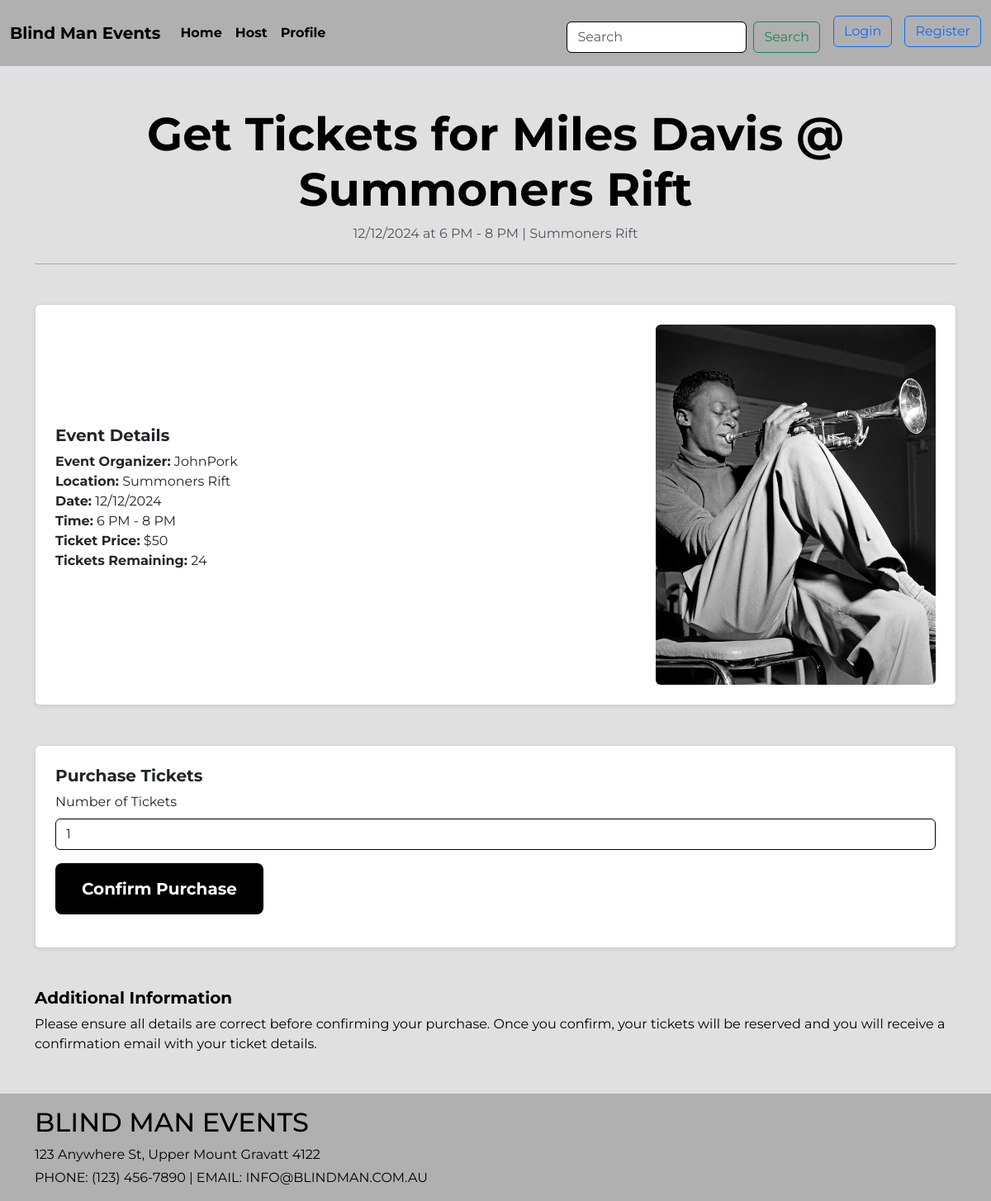
The app's page /event/1/get-tickets, older data.
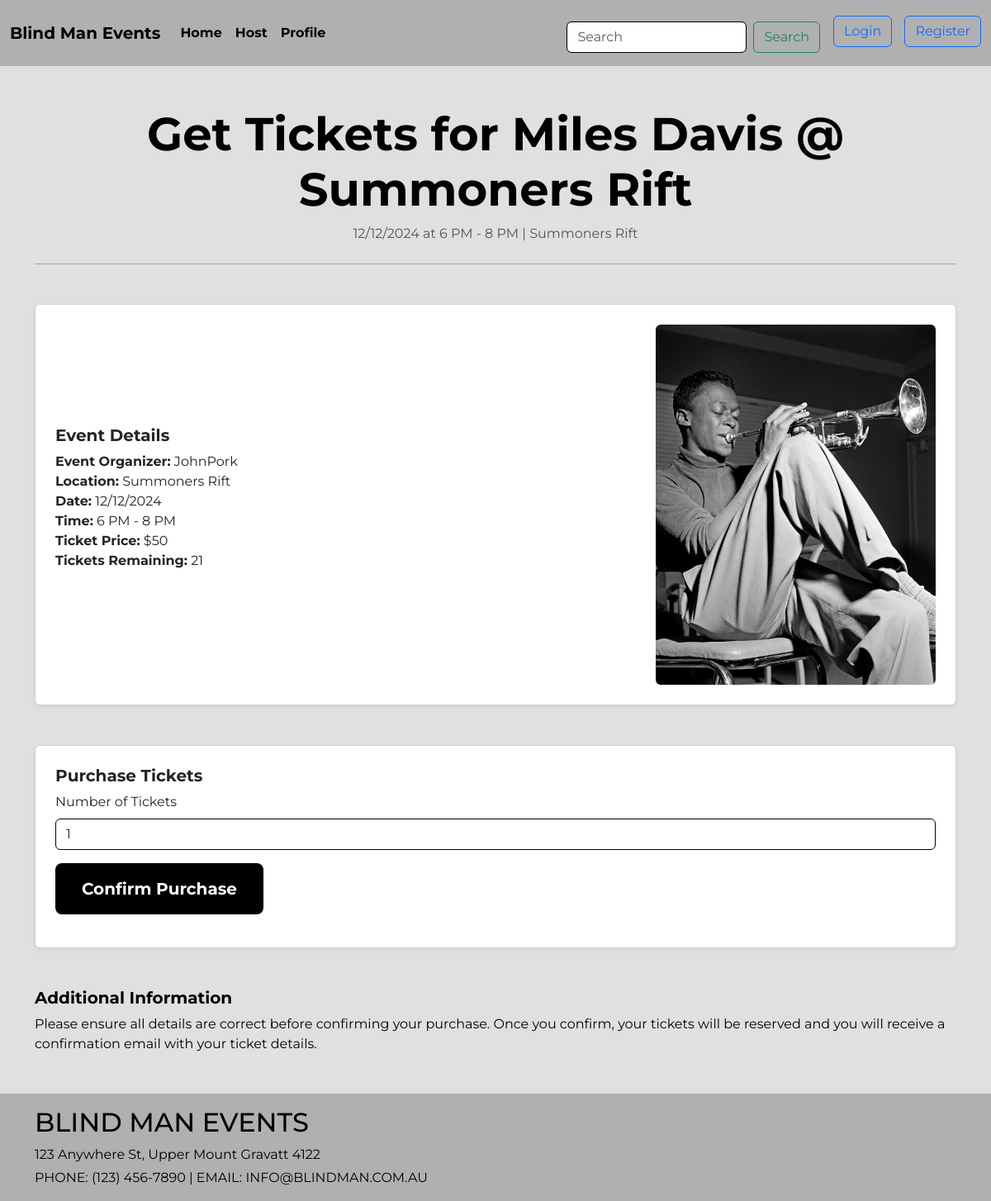
The same page, newer data.
### travel/models.py (models this page shows, shortened)
class Event(db.Model):
    __tablename__ = 'events'
    id = db.Column(db.Integer, primary_key=True)
    title = db.Column(db.String(80))
    date = db.Column(db.String(80))
    time = db.Column(db.String(80))
    location = db.Column(db.String(100))
    event_description = db.Column(db.String(200))
    image = db.Column(db.String(400))
    tickets_remaining = db.Column(db.Integer)
    status = db.Column(db.String(20))
    ticket_price = db.Column(db.Integer)
    organizer_id = db.Column(db.Integer, db.ForeignKey('users.id'))
    comments = db.relationship('Comment', backref='event')
    booking_history = db.relationship('PurchasedTicket', backref='event')

class User(db.Model, UserMixin):
    __tablename__ = 'users'
    id = db.Column(db.Integer, primary_key=True)
    username = db.Column(db.String(100), index=True, unique=True, nullable=False)
    emailid = db.Column(db.String(100), index=True, nullable=False)
    password_hash = db.Column(db.String(255), nullable=False)
    comments = db.relationship('Comment', backref='user')
    booking_history = db.relationship('PurchasedTicket', backref='user')
    booking_history = db.relationship('Event', backref='user')

### travel/views.py (the view, shortened to what this page needs)
@mainbp.route('/event/<int:event_id>/get-tickets', methods=['GET', 'POST'])
def get_tickets(event_id):
    event = db.session.get(Event, event_id)
    if event is None:
        return "Event not found", 404
    return render_template('events/get_tickets.html', event=event)

### travel/templates/events/get_tickets.html
{% extends 'base.html' %}
{% block content %}
<main class="container my-5">
  <div class="text-center mb-5">
    <h1 class="display-4 fw-bold">Get Tickets for {{ event.title }}</h1>
    <p class="text-muted">{{ event.date }} at {{ event.time }} | {{ event.location }}</p>
    <hr class="my-4" />
  </div>
  <section class="mb-5">
    <div class="card p-4 shadow-sm">
      <div class="row align-items-center">
        <div class="col-md-8">
          <h5 class="fw-bold">Event Details</h5>
          <ul class="list-unstyled">
            <li><strong>Event Organizer:</strong> {{ event.user.username }}</li>
            <li><strong>Location:</strong> {{ event.location }}</li>
            <li><strong>Date:</strong> {{ event.date }}</li>
            <li><strong>Time:</strong> {{ event.time }}</li>
            <li><strong>Ticket Price:</strong> ${{ event.ticket_price }}</li>
            <li><strong>Tickets Remaining:</strong> {{ event.tickets_remaining }}</li>
          </ul>
        </div>
        <div class="col-md-4 d-flex justify-content-center">
          <img src="{{ event.image }}" class="img-fluid rounded" alt="Event Image" style="max-width: 100%; height: auto;">
        </div>
      </div>
    </div>
  </section>
  <section class="mb-5">
    <div class="card p-4 shadow-sm">
      <h5 class="fw-bold">Purchase Tickets</h5>
      <form method="POST" action="{{ url_for('main.get_tickets', event_id=event.id) }}">
        <div class="mb-3">
            <label for="ticketQuantity" class="form-label">Number of Tickets</label>
            <input type="number" class="form-control" id="ticketQuantity" name="ticket_quantity" min="1" max="{{ event.tickets_remaining }}" value="1" required>
        </div>
        <button type="submit" class="btn btn-dark btn-lg">Confirm Purchase</button>
      </form>
    </div>
  </section>
  <section class="mb-5">
    <h5 class="fw-bold">Additional Information</h5>
    <p>Please ensure all details are correct before confirming your purchase. Once you confirm, your tickets will be reserved and you will receive a confirmation email with your ticket details.</p>
  </section>
</main>
{% endblock %}

### travel/templates/base.html (shortened to what this page needs)
<!DOCTYPE html>
<html lang="en">
  <head>
    <link
      href="https://cdn.jsdelivr.net/npm/bootstrap@5.3.2/dist/css/bootstrap.min.css"
      rel="stylesheet"
    />
    <link rel="stylesheet" href="{{ url_for('static', filename='css/mystyle.css') }}">
  </head>
  <body>
    <header class="bg-light border-bottom">
      <nav class="navbar navbar-expand-lg">
        <div class="container-fluid">
          <a class="navbar-brand" href="{{ url_for('main.index') }}">Blind Man Events</a>
          <div class="collapse navbar-collapse" id="navbarSupportedContent">
            <ul class="navbar-nav me-auto mb-2 mb-lg-0">
              <li class="nav-item">
                <a class="nav-link active" aria-current="page" href="{{ url_for('main.index') }}">Home</a>
              </li>
              <li class="nav-item">
                <a class="nav-link" href="{{ url_for('destination.create') }}">Host</a>
              </li>
              <li class="nav-item">
                <a class="nav-link" href="{{ url_for('main.profile') }}">Profile</a>
              </li>
            </ul>
            <div class="d-flex align-items-center">
              <form class="d-flex align-items-center me-2" action="{{ url_for('main.search') }}" role="search" style="margin-top: 10px;">
                <input type="text" name="search" class="form-control me-2" aria-label="Search" id="SearchForm" placeholder="Search">
                <button class="btn btn-outline-success me-2" type="submit">Search</button>
              </form>
              {% if current_user.is_authenticated %}
                <a href="{{ url_for('auth.logout') }}" class="btn btn-outline-primary" style="margin-top: -5px;">Logout</a>
              {% else %}
                <a href="{{ url_for('auth.login') }}" class="btn btn-outline-primary" style="margin-top: -5px; margin-right: 15px;">Login</a>
                <a href="{{ url_for('auth.register') }}" class="btn btn-outline-primary" style="margin-top: -5px;">Register</a>
              {% endif %}
            </div>
          </div>
        </div>
      </nav>
    </header>
    {% block content %} {% endblock %}
    <footer class="footer text-black py-3 mt-4">
      <div class="container text-start">
        <h2 class="mb-2">BLIND MAN EVENTS</h2>
        <p class="mb-1">123 Anywhere St, Upper Mount Gravatt 4122</p>
        <p class="mb-0">PHONE: (123) 456-7890 | EMAIL: INFO@BLINDMAN.COM.AU</p>
      </div>
    </footer>
  </body>
</html>

### travel/static/css/mystyle.css (style rules this page uses)
body { font-family: 'Montserrat', sans-serif; background-color: #e0e0e0; color: #000; }
.navbar { background-color: #b0b0b0; padding: 1rem 0; }
.navbar-brand, .nav-link, .btn-outline-light { color: #000 !important; font-weight: 700; }
.form-control { background-color: #fff; border: 1px solid #000; }
.btn-dark { background-color: #000; border: none; padding: 1rem 2rem; font-weight: 700; margin-bottom: 1rem; }
.footer { background-color: #b0b0b0; color: #000 !important; }
.card img { width: 100%; height: 200px; object-fit: cover; }

Row changes from the older to the newer data that the page shows:
changed Event "Miles Davis @ Summoners Rift": tickets_remaining "24" → "21"
